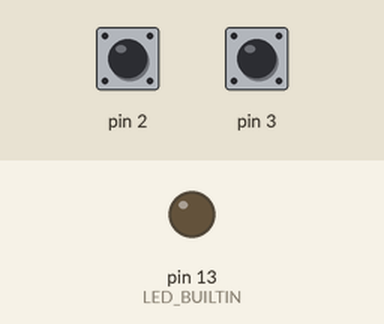
The sketch below on a simulated Arduino Uno, built with avr-gcc and run on an emulated ATmega328P. Parts: output pins drawn as LEDs (lit = HIGH). Dashed ring = blinking. The inputs (shaded band) are chosen by the test bench; at power-on: pin 2 HIGH, pin 3 HIGH. MIDI output is not drawn.

Above: at 1.2 s.
1.3 s: pin 2 pulsed LOW 5 times (0.12 s each, 0.3 s apart)
At 1.8 s:
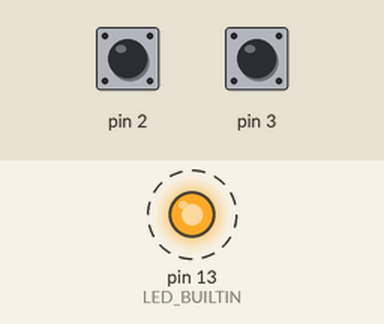
4.3 s: pin 2 pulled LOW for 0.15 s
At 4.6 s:
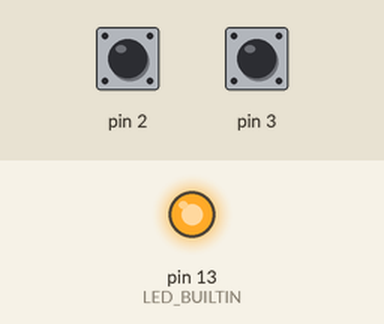
5.9 s: pin 2 pulled LOW for 1 s
At 7.0 s:
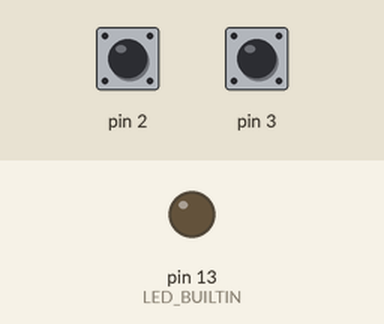
Timing chart, 0 to 8.9 s (numbered marks = the images above; inputs shaded):
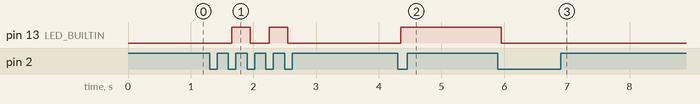

The sketch:

main.ino
```cpp
#include <MIDI.h>

MIDI_CREATE_DEFAULT_INSTANCE();

#include "EnumSwitchMode.h"
#include "SwitchProcessor.h"
#include "Switch.h"

// our mode select switch. This determines whether we're in latching or momentary mode
Switch *_switchModeSelect = NULL;

// our control switch. This is a switch that we'll use to output MIDI signals with
Switch *_switchControlSwitch = NULL;

void setup()
{
  // set the built in LED pin to output
  pinMode(LED_BUILTIN, OUTPUT);

  _switchControlSwitch = new Switch(2, INPUT_PULLUP, EnumSwitchMode::Momentary);
  _switchModeSelect = new Switch(3, INPUT_PULLUP, EnumSwitchMode::Latching);

  Serial.begin(9600);
  MIDI.begin(MIDI_CHANNEL_OFF);
}

bool _bLastState = true;
void loop()
{
  // find out what switch mode we're in
  EnumSwitchMode enumSwitchMode = _switchModeSelect->GetState();

   // set the switch mode for the control switch
  if(enumSwitchMode == EnumSwitchMode::Latching)
  {
    _switchControlSwitch->SetSwitchMode(EnumSwitchMode::Latching);
  }
  else
  {
    _switchControlSwitch->SetSwitchMode(EnumSwitchMode::Momentary);
  }

  // get the switch state now we know what type of switch we're dealing with
  bool bState = _switchControlSwitch->GetState();

  if (bState == _bLastState)
    return;

  if (bState)
  {
    digitalWrite(LED_BUILTIN, HIGH);
    //MIDI.sendProgramChange(30, 1);

    //Serial.print("hit");
    MIDI.sendControlChange(49, 127, 1);

    // if(!bSwitchState)
    MIDI.sendControlChange(49, 0, 1);
  }
  else
  {
    digitalWrite(LED_BUILTIN, LOW);
    //MIDI.sendControlChange(68, 0, 4);
       // MIDI.sendProgramChange(100, 1);
    //MIDI.sendControlChange(49, 0, 1);
  }

  _bLastState = bState;
}
```

EnumSwitchMode.h
```cpp
#ifndef ENUMSWITCHMODE_H
#define ENUMSWITCHMODE_H

enum EnumSwitchMode
{
  Momentary,
  Latching
};

#endif
```

Switch.cpp
```cpp
#ifndef SWITCH_CLASS
#define SWITCH_CLASS

#include "Switch.h"

#pragma region Constructors
Switch::Switch(int iPinId) : Switch(iPinId, INPUT_PULLUP, EnumSwitchMode::Momentary){};
Switch::Switch(int iPinId, int iPinMode) : Switch(iPinId, iPinMode, EnumSwitchMode::Momentary){};
Switch::Switch(int iPinId, EnumSwitchMode switchMode) : Switch(iPinId, INPUT_PULLUP, switchMode){};

Switch::Switch(int iPinId, int iPinMode, EnumSwitchMode switchMode)
{
  _iPinId = iPinId;
  _PIN_MODE = iPinMode;
  _switchMode = switchMode;

  _switchProcessor = new SwitchProcessor(_switchMode);

  pinMode(_iPinId, iPinMode);
};
#pragma endregion

EnumSwitchMode Switch::GetState()
{
  return _switchProcessor->GetState(_iPinId);
}

void Switch::SetSwitchMode(EnumSwitchMode switchMode)
{
  _switchProcessor->ChangeMode(switchMode);
}

#endif
```

Switch.h
```cpp
#ifndef SWITCH_H
#define SWITCH_H

#include "Arduino.h"
#include "./SwitchProcessor.h"

class Switch
{
private:
  int _iPinId;
  int _PIN_MODE;
  EnumSwitchMode _switchMode;
  SwitchProcessor *_switchProcessor;

public:
  Switch(int iPinId);
  Switch(int iPinId, int iPinMode);
  Switch(int iPinId, int iPinMode, EnumSwitchMode switchMode);
  Switch(int iPinId, EnumSwitchMode switchMode);

  EnumSwitchMode GetState();
  void SetSwitchMode(EnumSwitchMode switchMode);
};
#endif
```

SwitchProcessor.cpp
```cpp
#ifndef SWITCHPROCESSOR_CLASS
#define SWITCHPROCESSOR_CLASS

#include "SwitchProcessor.h"

#pragma region Constructors

SwitchProcessor::SwitchProcessor() : SwitchProcessor::SwitchProcessor(EnumSwitchMode::Latching, HIGH) {}
SwitchProcessor::SwitchProcessor(EnumSwitchMode switchMode) : SwitchProcessor::SwitchProcessor(switchMode, HIGH) {}
SwitchProcessor::SwitchProcessor(int iOnState) : SwitchProcessor::SwitchProcessor(EnumSwitchMode::Latching, iOnState){}

SwitchProcessor::SwitchProcessor(EnumSwitchMode switchMode, int iOnState)
{
  _switchMode = switchMode;
  _iOnState = iOnState;
}
#pragma endregion

// Changes the mode of the processor, to handle latching or momentary switching
void SwitchProcessor::ChangeMode(EnumSwitchMode switchMode)
{
  _switchMode = switchMode;
}

// Returns the state of the switch, based on the switch mode
EnumSwitchMode SwitchProcessor::GetState(int iPin)
{
  // read the initial state of the pin
  int iReadState = digitalRead(iPin);

  // if the state changed since the last read
  if (iReadState != _iLastButtonState)
  {
    // set the current milliseconds
    _lLastDebounceTime = millis();
  }

  // if we have elapsed our wait time
  if ((millis() - _lLastDebounceTime) > _lDebounceDelay)
  {
    // if the state did change
    if (iReadState != _iButtonState)
    {
      // update the state
      _iButtonState = iReadState;

      // if the state is low, we need to switch the light on
      if (_iButtonState == LOW)
      {
        // flip our state
        _bSwitchState = !_bSwitchState;
      }
    }
  }

  // set this last read
  _iLastButtonState = iReadState;

  // if we're in momentary mode, just spit the read state out
  if (_switchMode == EnumSwitchMode::Momentary)
  {
    if (iReadState == HIGH)
    {
      return EnumSwitchMode::Momentary;
    }

    return EnumSwitchMode::Latching;
  }

  if (_bSwitchState)
    return EnumSwitchMode::Momentary;
  else
    return EnumSwitchMode::Latching;
}

#endif
```

SwitchProcessor.h
```cpp
#ifndef SWITCHPROCESSOR_H
#define SWITCHPROCESSOR_H

#include "Arduino.h"
#include "./EnumSwitchMode.h"

class SwitchProcessor
{
private:
  EnumSwitchMode _switchMode;
  int _iLastButtonState = HIGH;
  unsigned long _lLastDebounceTime = 0;
  unsigned long _lDebounceDelay = 50;
  int _iButtonState;
  bool _bSwitchState = false;
  int _iOnState;

public:
  SwitchProcessor();
  SwitchProcessor(int iOnState);
  SwitchProcessor(EnumSwitchMode switchMode);
  SwitchProcessor(EnumSwitchMode switchMode, int iOnState);

  void ChangeMode(EnumSwitchMode switchMode);

  EnumSwitchMode GetState(int iPin);
};

#endif
```

Measured:
- after the input at 1.3 s, pin 13 (LED_BUILTIN): alternates HIGH for 0.30 s and LOW for 0.30 s, 4 changes in all, then stays LOW, starting after 0.35 s
- after the input at 4.3 s, pin 13 (LED_BUILTIN): LOW → HIGH after 0.05 s
- after the input at 5.9 s, pin 13 (LED_BUILTIN): HIGH → LOW after 0.05 s
